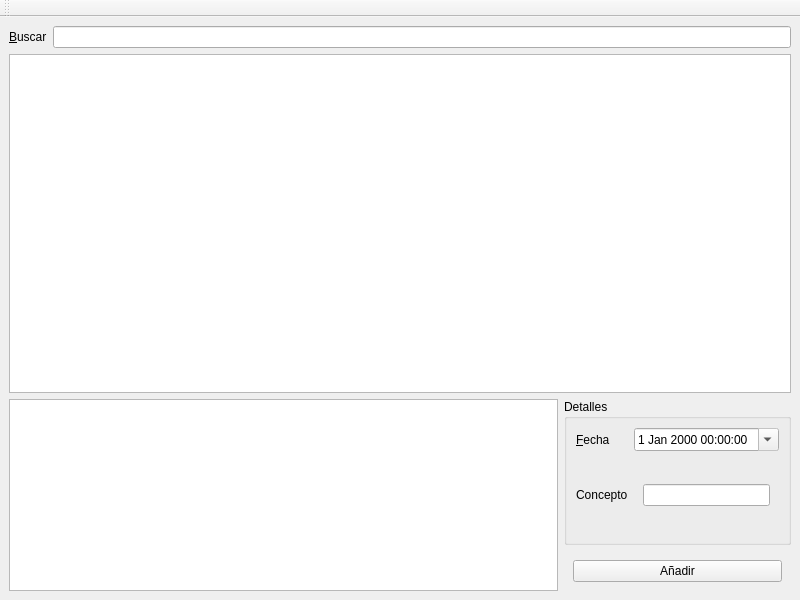
<?xml version="1.0" encoding="UTF-8"?>
<ui version="4.0">
 <class>frmOperations</class>
 <widget class="QMainWindow" name="frmOperations">
  <property name="geometry">
   <rect>
    <x>0</x>
    <y>0</y>
    <width>800</width>
    <height>600</height>
   </rect>
  </property>
  <property name="windowTitle">
   <string>MainWindow</string>
  </property>
  <widget class="QWidget" name="centralwidget">
   <layout class="QGridLayout" name="gridLayout_2">
    <item row="1" column="1">
     <widget class="QLineEdit" name="txtSearch"/>
    </item>
    <item row="2" column="0" colspan="2">
     <widget class="QTableView" name="tableNavigation">
      <property name="sizePolicy">
       <sizepolicy hsizetype="Expanding" vsizetype="Expanding">
        <horstretch>0</horstretch>
        <verstretch>1</verstretch>
       </sizepolicy>
      </property>
      <property name="editTriggers">
       <set>QAbstractItemView::NoEditTriggers</set>
      </property>
      <property name="selectionMode">
       <enum>QAbstractItemView::SingleSelection</enum>
      </property>
      <property name="selectionBehavior">
       <enum>QAbstractItemView::SelectRows</enum>
      </property>
     </widget>
    </item>
    <item row="3" column="0" colspan="2">
     <layout class="QGridLayout" name="gridLayout">
      <item row="0" column="0">
       <widget class="QTableView" name="tableDetails">
        <property name="sizePolicy">
         <sizepolicy hsizetype="Expanding" vsizetype="Expanding">
          <horstretch>1</horstretch>
          <verstretch>0</verstretch>
         </sizepolicy>
        </property>
        <property name="editTriggers">
         <set>QAbstractItemView::NoEditTriggers</set>
        </property>
       </widget>
      </item>
      <item row="0" column="1">
       <layout class="QVBoxLayout" name="verticalLayout">
        <item>
         <widget class="QGroupBox" name="groupBox">
          <property name="sizePolicy">
           <sizepolicy hsizetype="Maximum" vsizetype="Preferred">
            <horstretch>1</horstretch>
            <verstretch>1</verstretch>
           </sizepolicy>
          </property>
          <property name="title">
           <string>Detalles</string>
          </property>
          <layout class="QGridLayout" name="gridLayout_3">
           <item row="0" column="0">
            <widget class="QLabel" name="label">
             <property name="text">
              <string>&amp;Fecha</string>
             </property>
             <property name="buddy">
              <cstring>dtPicker</cstring>
             </property>
            </widget>
           </item>
           <item row="0" column="2">
            <widget class="QDateTimeEdit" name="dtPicker">
             <property name="readOnly">
              <bool>true</bool>
             </property>
             <property name="calendarPopup">
              <bool>true</bool>
             </property>
            </widget>
           </item>
           <item row="1" column="0">
            <widget class="QLabel" name="label_3">
             <property name="text">
              <string>Concepto</string>
             </property>
             <property name="buddy">
              <cstring>cbConcepts</cstring>
             </property>
            </widget>
           </item>
           <item row="1" column="2">
            <widget class="QStackedWidget" name="stConcepts">
             <property name="currentIndex">
              <number>0</number>
             </property>
             <widget class="QWidget" name="page_3">
              <layout class="QHBoxLayout" name="horizontalLayout">
               <item>
                <widget class="QLineEdit" name="txtConcept">
                 <property name="readOnly">
                  <bool>true</bool>
                 </property>
                </widget>
               </item>
              </layout>
             </widget>
             <widget class="QWidget" name="page_4">
              <layout class="QHBoxLayout" name="horizontalLayout_2">
               <item>
                <widget class="QComboBox" name="cbConcepts">
                 <property name="enabled">
                  <bool>false</bool>
                 </property>
                </widget>
               </item>
              </layout>
             </widget>
            </widget>
           </item>
          </layout>
         </widget>
        </item>
        <item>
         <widget class="QStackedWidget" name="stackedWidget">
          <property name="currentIndex">
           <number>1</number>
          </property>
          <widget class="QWidget" name="page">
           <layout class="QVBoxLayout" name="verticalLayout_4">
            <item>
             <widget class="QDialogButtonBox" name="buttonBox">
              <property name="orientation">
               <enum>Qt::Horizontal</enum>
              </property>
              <property name="standardButtons">
               <set>QDialogButtonBox::Cancel|QDialogButtonBox::Ok</set>
              </property>
             </widget>
            </item>
           </layout>
          </widget>
          <widget class="QWidget" name="page_2">
           <layout class="QVBoxLayout" name="verticalLayout_3">
            <item>
             <widget class="QPushButton" name="btnAdd">
              <property name="text">
               <string>Añadir</string>
              </property>
              <property name="icon">
               <iconset resource="res.qrc">
                <normaloff>:/icons/res/list-add.png</normaloff>:/icons/res/list-add.png</iconset>
              </property>
              <property name="shortcut">
               <string>Ctrl+N</string>
              </property>
             </widget>
            </item>
           </layout>
          </widget>
         </widget>
        </item>
       </layout>
      </item>
     </layout>
    </item>
    <item row="1" column="0">
     <widget class="QLabel" name="label_4">
      <property name="text">
       <string>&amp;Buscar</string>
      </property>
      <property name="buddy">
       <cstring>txtSearch</cstring>
      </property>
     </widget>
    </item>
   </layout>
  </widget>
  <widget class="QToolBar" name="toolBar">
   <property name="windowTitle">
    <string>toolBar</string>
   </property>
   <attribute name="toolBarArea">
    <enum>TopToolBarArea</enum>
   </attribute>
   <attribute name="toolBarBreak">
    <bool>false</bool>
   </attribute>
  </widget>
 </widget>
 <resources>
  <include location="res.qrc"/>
 </resources>
 <connections/>
</ui>
